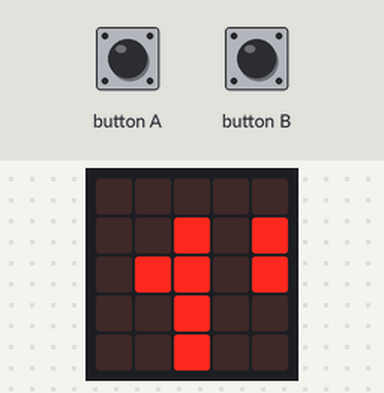
The program below on a simulated BBC micro:bit (MakeCode). Shown: the board's 5×5 LED display. Inputs (shaded band) come from the test bench. A reset restarts the program.

Above: at 1.6 s.
1.7 s: button A pressed for 0.15 s
At 2.2 s:
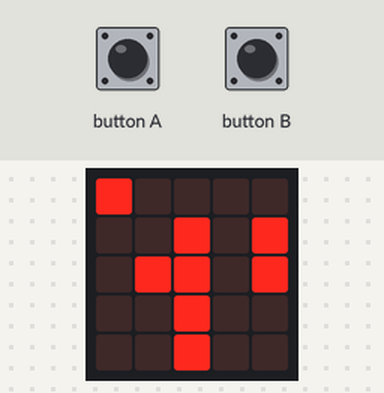
3.3 s: button B pressed for 0.15 s
At 4.9 s:
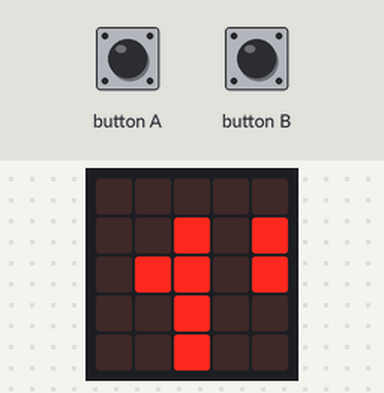
Timing chart, 0 to 6.4 s (numbered marks = the images above; inputs shaded):
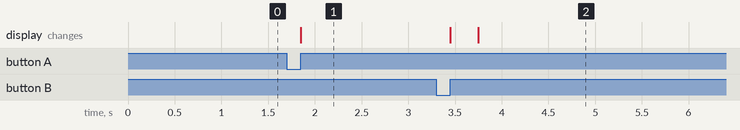

Measured:
- after the input at 1.7 s, the display: changes after 0.15 s (image 1)
- after the input at 3.3 s, the display: first changes after 0.15 s (image 2 shows a later state)

The program:

main.ts
```typescript
input.onButtonPressed(Button.A, function () {
    led.plot(0, 0)
    basic.pause(12000)
    led.plot(1, 0)
    basic.pause(12000)
    led.plot(2, 0)
    basic.pause(12000)
    led.plot(3, 0)
    basic.pause(12000)
    led.plot(4, 0)
    basic.pause(12000)
    basic.showLeds(`
        # # # # #
        # . . . #
        # . . . #
        # . . . #
        # # # # #
        `)
})
input.onButtonPressed(Button.B, function () {
    control.reset()
})
basic.showLeds(`
    . . . . .
    . . # . #
    . # # . #
    . . # . .
    . . # . .
    `)
```

test.ts
```typescript
// les tests vont ici ; cela ne sera pas compilé si ce paquet est utilisé en tant qu'extension.
```
